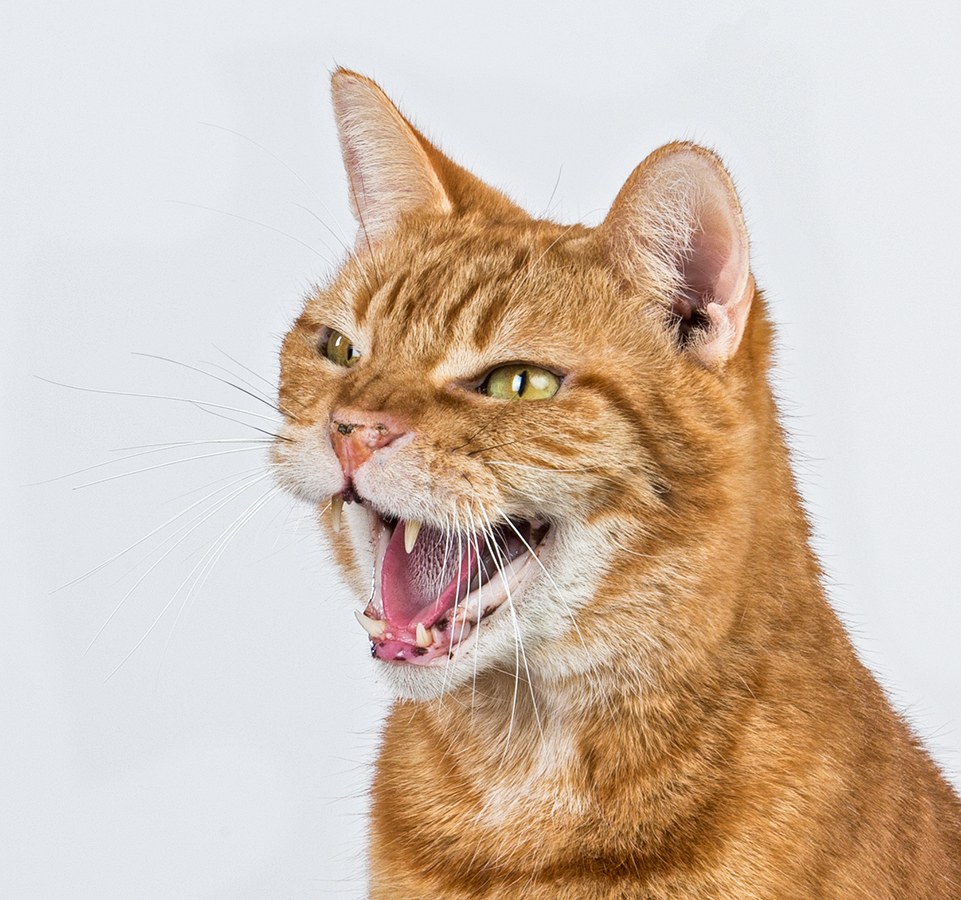
#> input picture cat.bmp, 961 x 900 px
$ python img_info.py
#> lines starting #> are read from the running program, lines starting #| are printed output that depends on the picture
import sys
import cv2

# 영상 불러오기
img1 = cv2.imread('cat.bmp',cv2. IMREAD_GRAYSCALE)
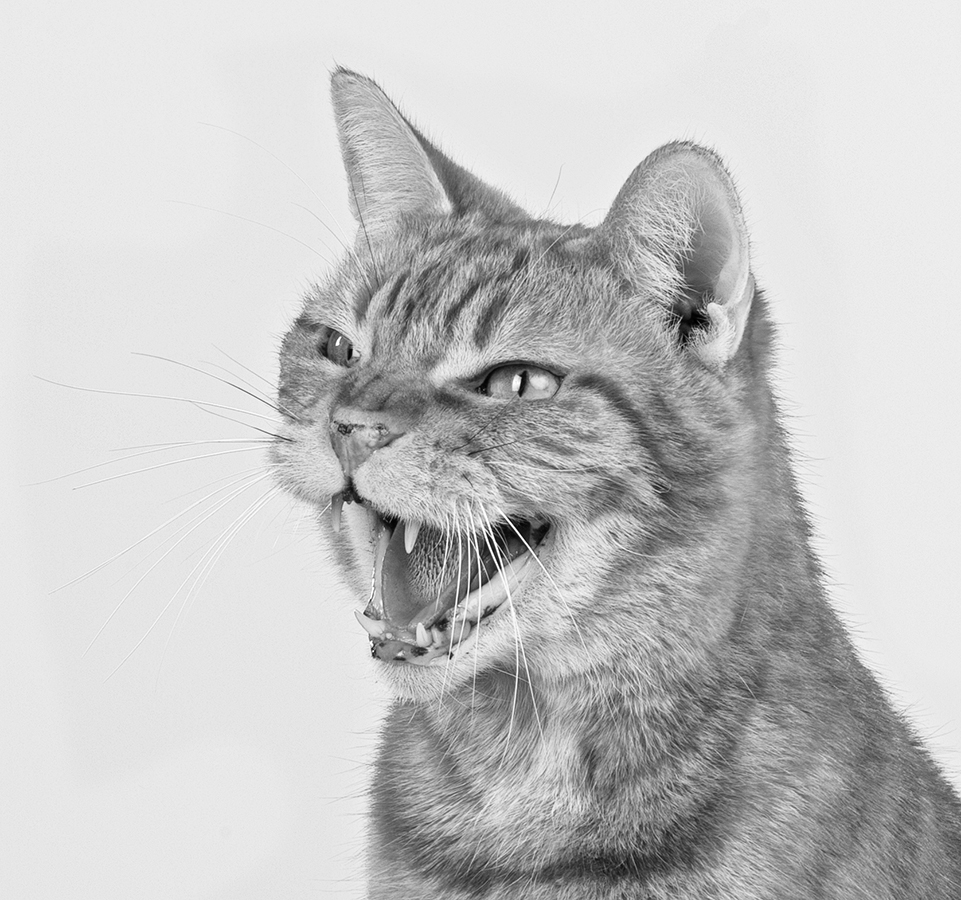
#> img1: shape (900, 961); min 0, max 255, mean 197.1
img2 = cv2.imread('cat.bmp', cv2.IMREAD_COLOR)
#> img2 is the input picture: shape (900, 961, 3); mean B, G, R 179, 193.4, 210.9

if img1 is None or img2 is None:
    print('Image load failed!')
    sys.exit()

# 영상의 속성 참조
print('type(img1): ', type(img1))
#| type(img1):  <class 'numpy.ndarray'>
print('img1.shape: ', img1.shape)
#| img1.shape:  (900, 961)
print('img2.shape: ', img2.shape)
#| img2.shape:  (900, 961, 3)
print('img2.dtype: ', img1.dtype)
#| img2.dtype:  uint8

# 영상의 크기 참조
h,w = img2.shape[:2]
#> h = 900; w = 961
print('img2 size: {} x {}'.format(w,h))
#| img2 size: 961 x 900

if len(img1.shape) == 2:
    print('img1 is a grayscale image')
elif len(img1.shape) == 3:
    print('img1 is a truecolor image')

# 두 개의 이미지 출력
cv2.imshow('img1', img1)
cv2.imshow('img2', img2)
cv2.waitKey(0)

# img1과 img2의 픽셀 값 변경
for y in range(h):
    for x in range(w):
        img1[y, x] = 0
        img2[y, x] = (0, 255, 255)
#> img1: shape (900, 961); every value is 0
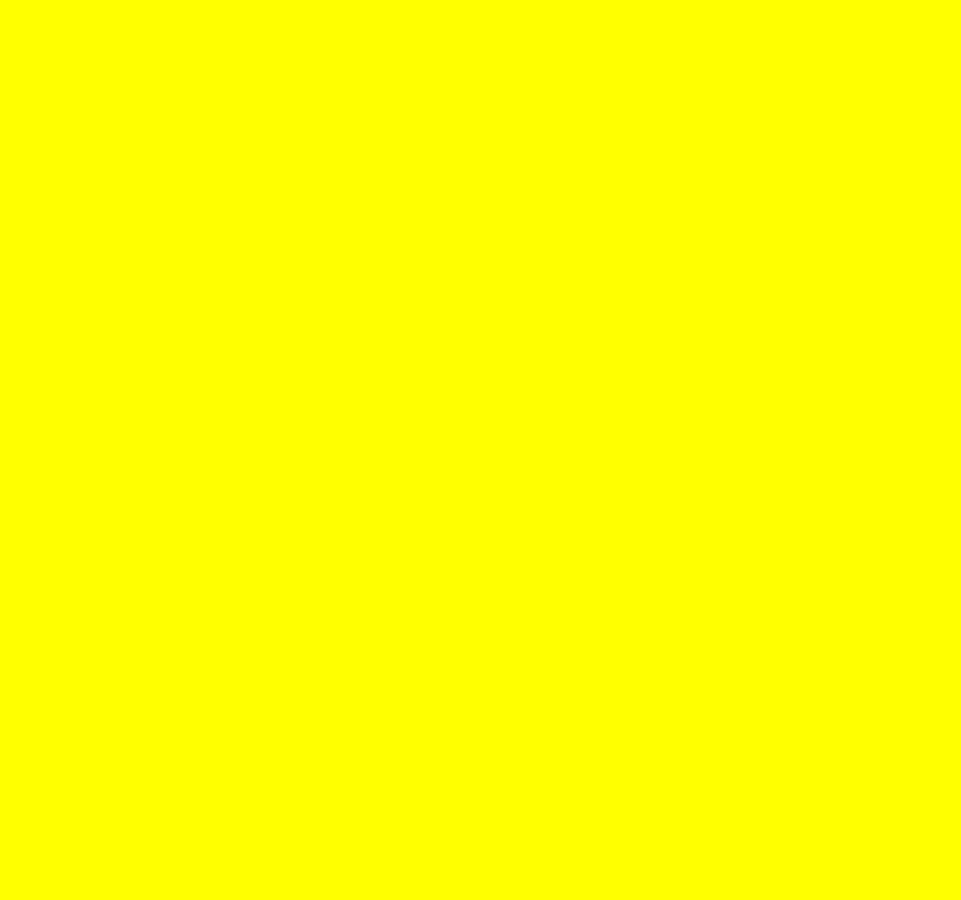
#> img2: shape (900, 961, 3); mean B, G, R 0, 255, 255

# 변경된 이미지 출력
cv2.imshow('img1', img1)
cv2.imshow('img2', img2)
cv2.waitKey(0)

# 모든 창 닫기
cv2.destroyAllWindows()
